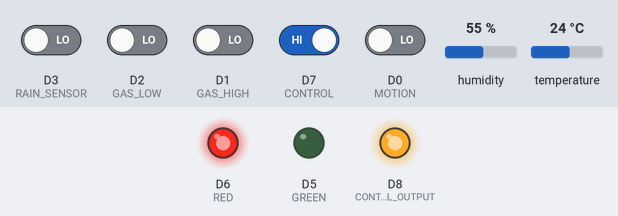
Bench run of a sketch on a simulated ESP8266 (NodeMCU). On the bench: output pins drawn as LEDs (lit = HIGH). Inputs (shaded band) come from the test bench; at power-on: D7 (CONTROL) HIGH, D0 (MOTION), D1 (GAS_HIGH), D2 (GAS_LOW), D3 (RAIN_SENSOR) LOW, humidity 55 %, temperature 24 °C. WiFi joins after 1.5 s; servers stay silent unless stated; no MQTT or app messages arrive unless stated; what the sketch prints to the serial monitor is not drawn.

Above: at 9.7 s.
9.8 s: D7 (CONTROL) driven LOW
At 11.4 s:
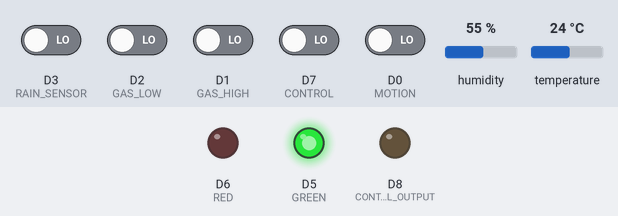
32.2 s: D7 (CONTROL) driven HIGH
At 33.2 s:
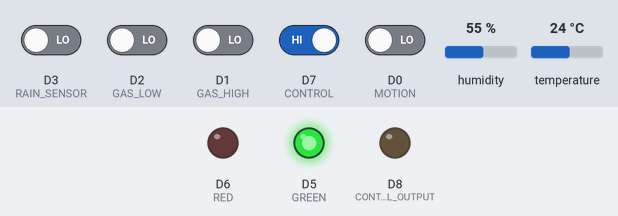
Timing chart, 0 to 35.2 s (numbered marks = the images above; inputs shaded):
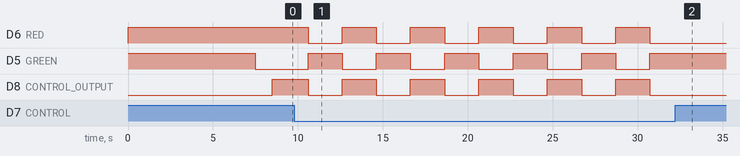

Measured:
- after the input at 9.8 s, D6 (RED), D5 (GREEN), D8 (CONTROL_OUTPUT): alternates HIGH for 2.0 s and LOW for 2.0 s, starting after 0.80 s
- after the input at 32.2 s, D6 (RED), D8 (CONTROL_OUTPUT): stays LOW (without the input it goes to HIGH after 0.52 s); D5 (GREEN): stays HIGH (without the input it goes to LOW after 0.52 s)

The sketch:

mcu_naves.ino
```cpp
#include <DHT.h>
#include <Arduino.h>
#include <ESP8266WiFi.h>
#include <PubSubClient.h>

#define DHT_PIN D4
#define DHT_TYPE DHT11
#define RAIN_SENSOR D3
#define GAS_LOW D2
#define GAS_HIGH D1
#define MOTION D0
#define GREEN D5
#define RED D6
#define CONTROL D7
#define CONTROL_OUTPUT D8

const char* SSID = "*";
const char* PASS = "*";
const char* MQTT_SERVER = "broker.hivemq.com";
const char* TOPIC = "*";

WiFiClient espClient;
PubSubClient client(espClient);
DHT dht(DHT_PIN, DHT_TYPE);
bool running = true;

String vals[] = {"0.00", "0.00", "R0", "GL0", "GH0", "M0"};

void setup() {
  // Connect to serial port, sensors, set pin modes, defautls
  Serial.begin(9600);
  dht.begin();
  pinMode(RAIN_SENSOR, INPUT);
  pinMode(GAS_LOW, INPUT);
  pinMode(GAS_HIGH, INPUT);
  pinMode(MOTION, INPUT);
  pinMode(GREEN, OUTPUT);
  pinMode(RED, OUTPUT);
  pinMode(CONTROL, INPUT);
  pinMode(CONTROL_OUTPUT, OUTPUT);
  digitalWrite(GREEN, HIGH);
  digitalWrite(RED, HIGH);
  delay(5000);

  // Connect to WiFi
  setup_wifi();
  digitalWrite(GREEN, LOW);
  delay(1000);
  digitalWrite(GREEN, HIGH);

  // Connect to MQTT server
  client.setServer(MQTT_SERVER, 1883);
  digitalWrite(GREEN, LOW);

  // Set all systems running
  running = true;
  digitalWrite(CONTROL_OUTPUT, HIGH);
}

void setup_wifi() {
  delay(1000);
  Serial.println();
  Serial.print("Connecting to ");
  Serial.println(SSID);

  WiFi.begin(SSID, PASS);

  while (WiFi.status() != WL_CONNECTED) {
    delay(500);
    Serial.print(".");
  }
  Serial.println("");
  Serial.println("WiFi connected");
}

void loop() {
  // Check connectivity to internet
  if (!client.connected()) {
    reconnect();
  }
  client.loop();

  //--->
  uint8_t control_state = digitalRead(CONTROL);

  if (running) {
    float temperature = dht.readTemperature();
    float humidity = dht.readHumidity();
    uint8_t rain_data = digitalRead(RAIN_SENSOR);
    uint8_t gas_low_data = digitalRead(GAS_LOW);
    uint8_t gas_high_data = digitalRead(GAS_HIGH);
    uint8_t motion_data = digitalRead(MOTION);

    // Temperature and humidity data
    if (isnan(temperature) || isnan(humidity)) {
      Serial.println("Failed to read from DHT sensor!");
    } else {
      String data_str_temp = "NAVES~T" + String(temperature) + "/" + String(humidity);
      Serial.println(data_str_temp);

      if (String(temperature) != vals[0] || String(humidity) != vals[1]) {
        Serial.println("new-temp-recorded!");
        client.publish(TOPIC, data_str_temp.c_str());
        vals[0] = String(temperature);
        vals[1] = String(humidity);
      }
    }

    // Rain data
    if (rain_data == HIGH) {
      Serial.println("R1");

      if (vals[2] != "R1") {
        client.publish(TOPIC, "NAVES~R1");
        vals[2] = "R1";
      }
    } else {
      if (vals[2] != "R0") {
        client.publish(TOPIC, "NAVES~R0");
        vals[2] = "R0";
      }
    }

    // Gas data [Low]
    if (gas_low_data == HIGH) {
      Serial.println("GL");

      if (vals[3] != "GL1") {
        client.publish(TOPIC, "NAVES~GL1");
        vals[3] = "GL1";
      }
    } else {
      if (vals[3] != "GL0") {
        client.publish(TOPIC, "NAVES~GL0");
        vals[3] = "GL0";
      }
    }

    // Gas data [High]
    if (gas_high_data == HIGH) {
      Serial.println("GH");

      if (vals[4] != "GH1") {
        client.publish(TOPIC, "NAVES~GH1");
        vals[4] = "GH1";
      }
    } else {
      if (vals[4] != "GH0") {
        client.publish(TOPIC, "NAVES~GH0");
        vals[4] = "GH0";
      }
    }

    // Motion data
    if (motion_data == HIGH) {
      Serial.println("M1");

      if (vals[5] != "M1") {
        client.publish(TOPIC, "NAVES~M1");
        vals[5] = "M1";
      }
    } else {
      if (vals[5] != "M0") {
        client.publish(TOPIC, "NAVES~M0");
        vals[5] = "M0";
      }
    }
  }

  // Control state
  if (control_state == LOW) {
    if (running) {
      digitalWrite(GREEN, HIGH);
      digitalWrite(RED, LOW);
      running = false;
      digitalWrite(CONTROL_OUTPUT, LOW);
      client.publish(TOPIC, "NAVES~OFF");
    } else {
      digitalWrite(GREEN, LOW);
      digitalWrite(RED, HIGH);
      running = true;
      digitalWrite(CONTROL_OUTPUT, HIGH);
      client.publish(TOPIC, "NAVES~RUNNING");
    }
  }

  // Delay
  delay(2000);
}

void reconnect() {
  while (!client.connected()) {
    Serial.print("Attempting MQTT connection...");
    if (client.connect("Client-MCU01")) {
      Serial.println("connected");
    } else {
      Serial.print("failed, rc=");
      Serial.print(client.state());
      Serial.println(" try again in 5 seconds");
      delay(5000);
    }
  }
}
```
